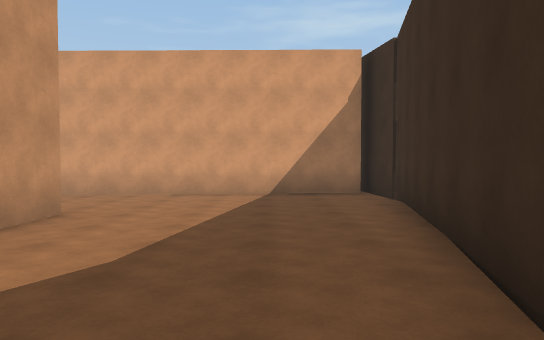
View 1 (above)

20 first-person views from a walk through a Unity game level. The camera is 1.5 m above the floor, tilts 2° down and sees 70° across. The floor is counted in squares, 2 m on a side. Each view is taken from the middle of a square. On the plan, view 1 faces up. The plan holds only what a view shows up to about 12 squares ahead; the rest is blank. The place goes on beyond the plan. The player is left out.

View 2
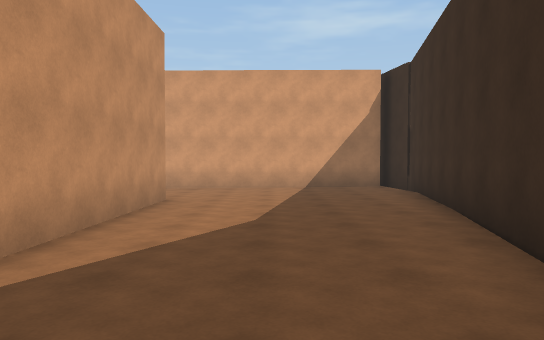

View 3
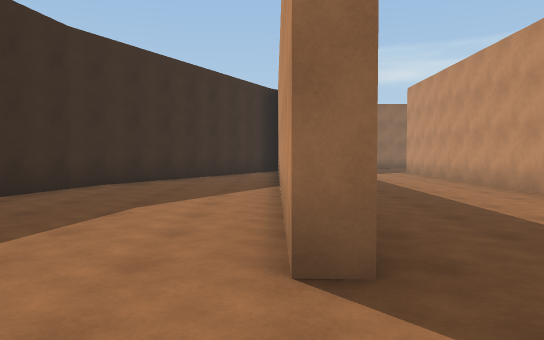

View 4
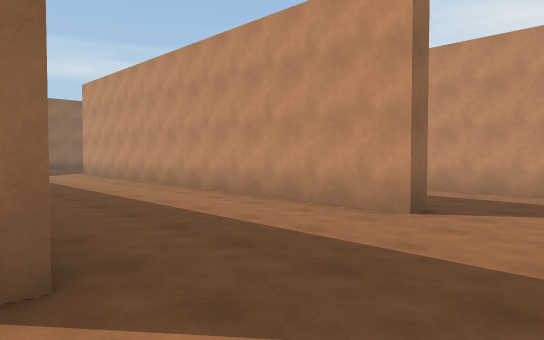

View 5
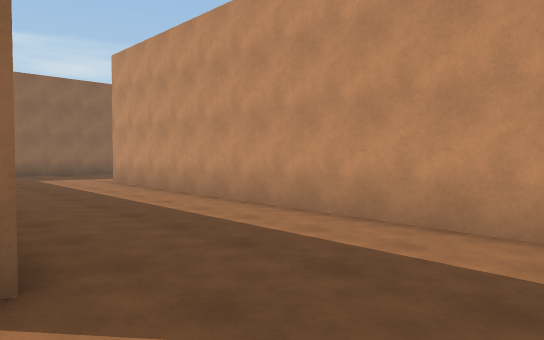

View 6
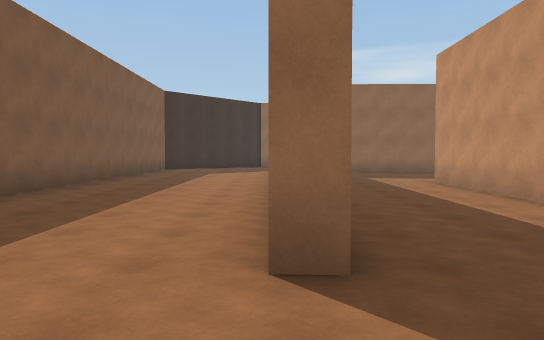

View 7
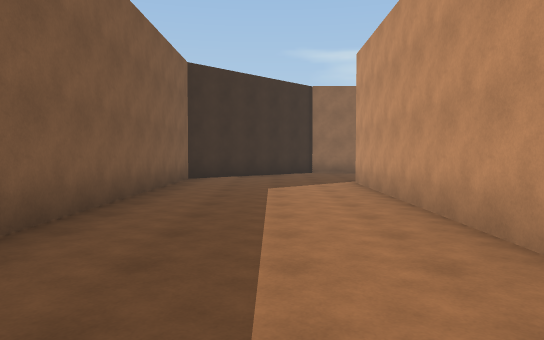

View 8
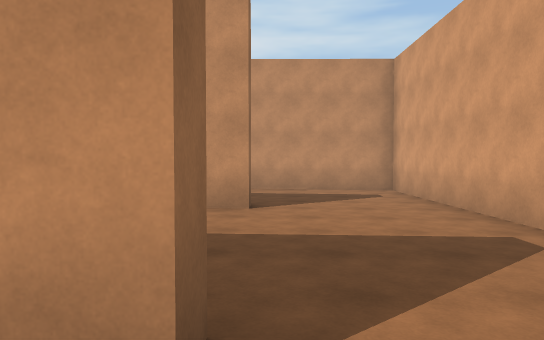

View 9
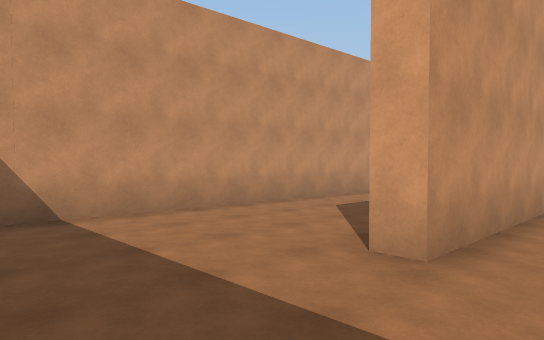

View 10
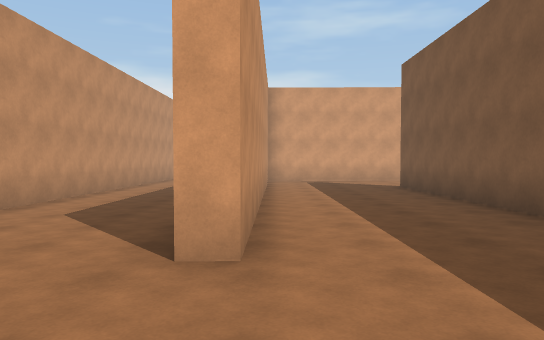

View 11
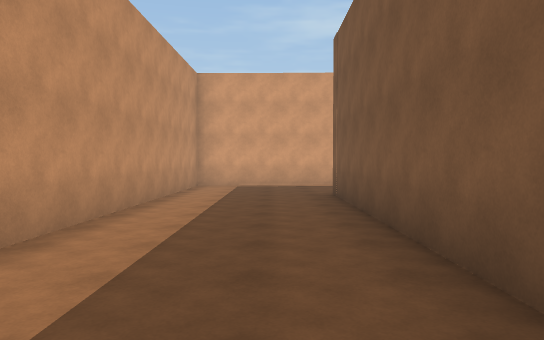

View 12
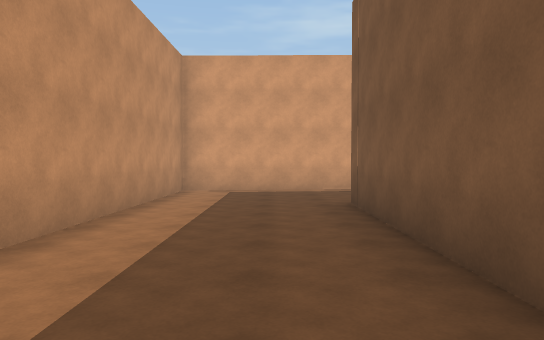

View 13
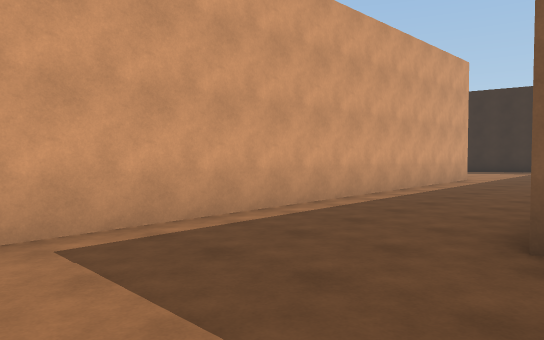

View 14
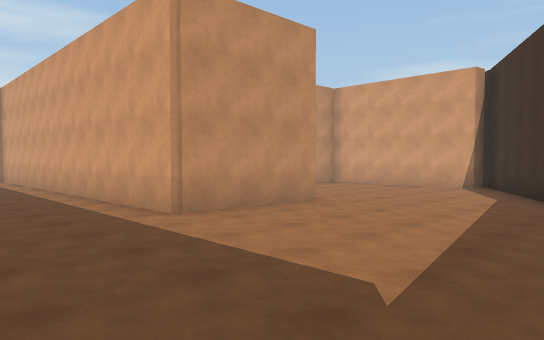

View 15
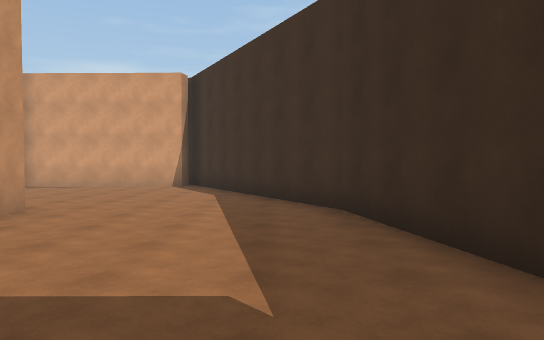

View 16
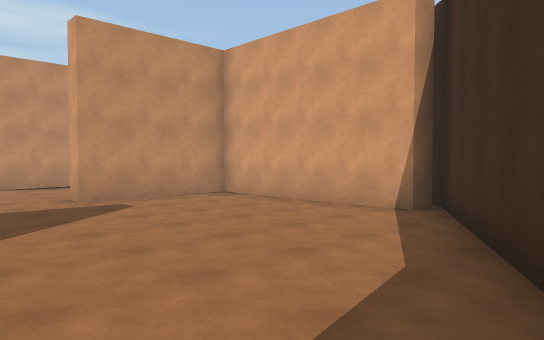

View 17
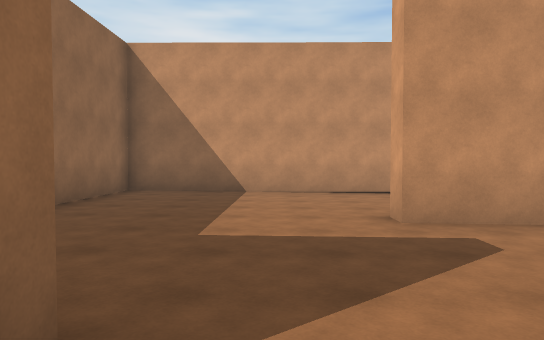

View 18
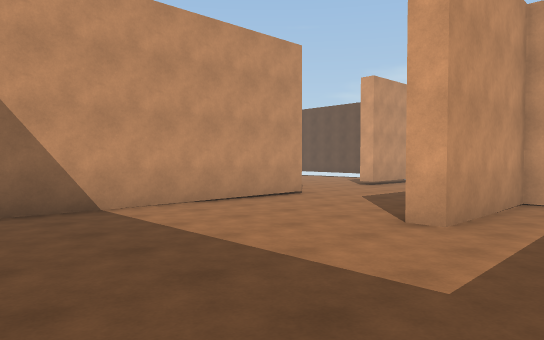

View 19
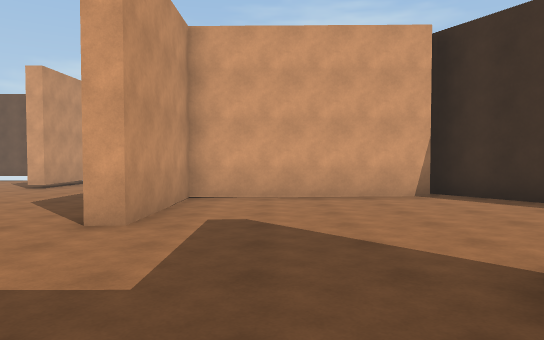

View 20
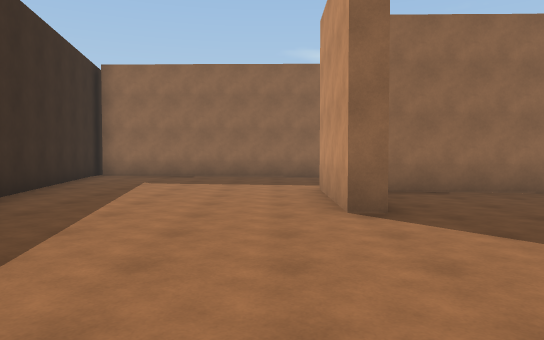

### Floor plan
Key: @ floor where view 1 was taken; # wall or solid block; . main floor; : floor 0.25 m higher than the main floor; - floor 0.25 m lower than the main floor; _ floor 0.5 m lower than the main floor.
Columns run from 17 left of view 1 to 3 right of it. Each row starts with its distance up from view 1.
 24     ___
 23     ____
 22     ____ ########
 21     #____#_-----#
 20     #____#------##
 19     #____#-------#
 18     #__----------##
 17     #_------------#
 16     #--------#----##
 15     #--------#---..#
 14 #####--------#-....#
 13 #_-###########.....#
 12 #------------......#
 11 #-----------.......##
 10 #---#####    .......#
  9 #---#---#############
  8 #---#---............#
  7 #---#--.............#
  6 #---#-............::#
  5 #---#....#...#...::##
  4 #--.#....#...#..:::#
  3 #-..#....#...#.::::#
  2 #...#....#...#:::::#
  1 #...#....#..:#::::##
  0 #...#....#.::#:::@#
 -1 #...#....#:::#::::#
 -2 #...#... #:::#:::##
 -3 #....... #:::#::##
 -4 #.....:  #:::#::#
 -5    ..::  #:::#
 -6          #:::##
 -7          :::::#
 -8          ::::##
 -9          :::##

Where each view was taken, in squares from view 1:
view 1: 0 up, 0 right, facing up
view 2: 2 down, 1 left, facing up
view 3: 8 up, 3 left, facing down
view 4: 8 up, 3 left, facing down-left
view 5: 8 up, 8 left, facing down-left
view 6: 8 up, 8 left, facing down
view 7: 3 up, 6 left, facing down
view 8: 6 up, 2 left, facing left
view 9: 5 down, 11 left, facing up-left
view 10: 5 down, 12 left, facing up
view 11: 1 up, 14 left, facing up
view 12: 3 up, 14 left, facing up
view 13: 9 up, 16 left, facing up-right
view 14: 10 up, 1 right, facing up-left
view 15: 10 up, 0 right, facing up
view 16: 16 up, 0 right, facing up-left
view 17: 17 up, 3 left, facing left
view 18: 14 up, 6 left, facing up-left
view 19: 14 up, 6 left, facing up
view 20: 21 up, 3 left, facing down
